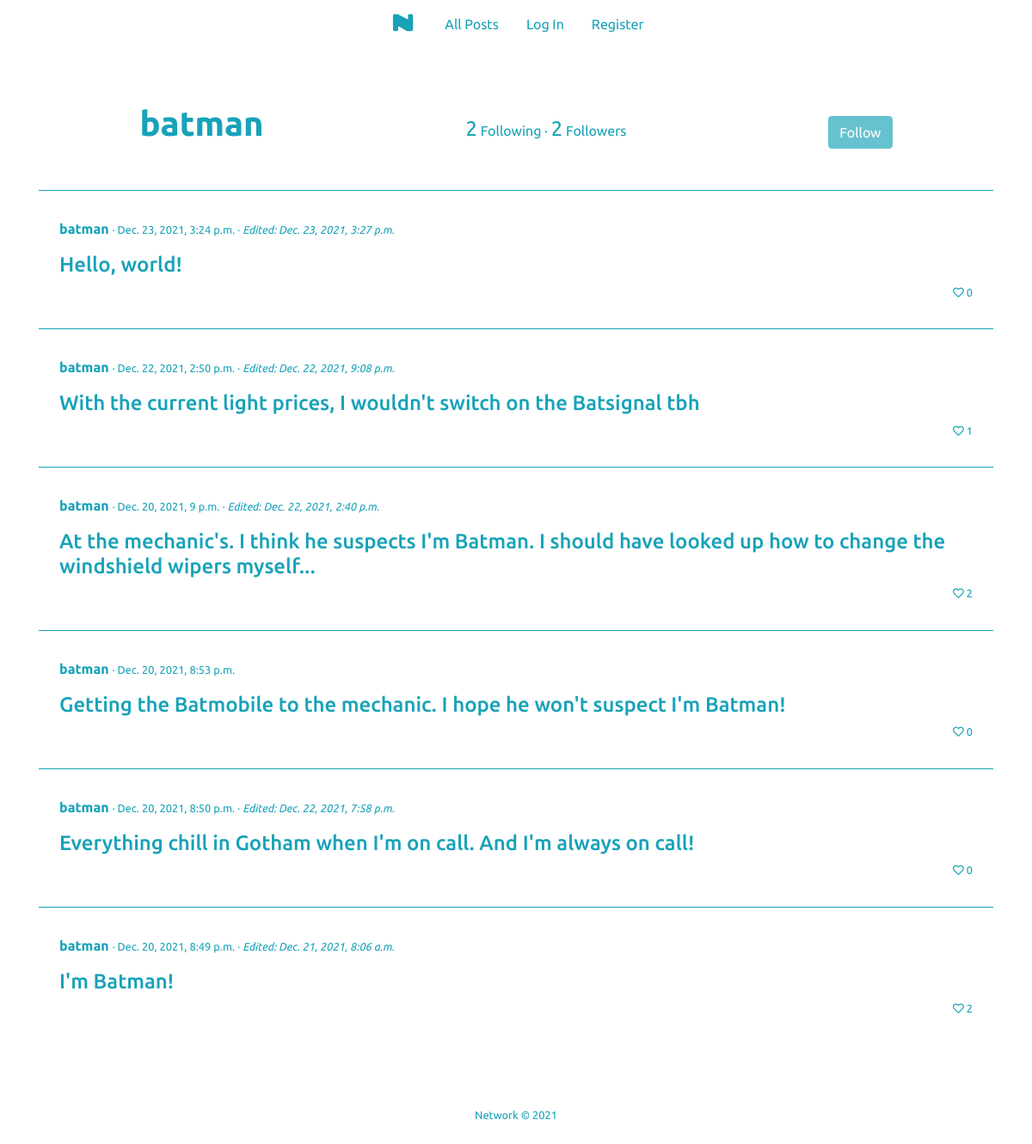
Screenshot of /network/profile/batman with the database file from the repository.
### network/models.py (models this page shows, shortened)
class User(AbstractUser):
    pass

class Post(models.Model):
    text = models.TextField(max_length=300)
    author = models.ForeignKey("User", on_delete=models.PROTECT, related_name="post_author")
    timestamp = models.DateTimeField(auto_now_add=True)
    modified = models.DateTimeField(auto_now=True)
    liked = models.ManyToManyField("User", blank=True, related_name="likedby")

### network/views.py (the view, shortened to what this page needs)
# urls.py: path("network/profile/<str:user>", views.profile, name="profile"),
def profile(request, user):
    profiler = User.objects.get(username=user)
    postslist = Post.objects.filter(author=profiler).order_by("-timestamp")
    paginator = Paginator(postslist, 10) # Show 10 posts per page.
    page = request.GET.get('page', 1)
    try:
        posts = paginator.page(page)
    except PageNotAnInteger:
        posts = paginator.page(1)
    except EmptyPage:
        posts = paginator.page(paginator.num_pages)
    following = Following.objects.filter(user_id=profiler).count()
    followers = Following.objects.filter(following=profiler).count()
    selfprofile = False
    isfollower = False
    return render(request, "network/profile.html", {
        "posts": posts,
        "profiler": profiler,
        "following": following,
        "followers": followers,
        "selfprofile": selfprofile,
        "isfollower": isfollower
    })

### network/templates/network/profile.html (shortened to what this page needs)
{% extends "network/layout.html" %}
{% load static %}
{% block body %}
    <div class="container mt-5 pt-3">
        <div class="flex-container text-center mb-5 text-info">
            <div><h1 class="mb-0 font-weight-bold" id="profiler">{{ profiler }}</h1></div>
            <div>
                <p class="mb-0"><span class="followersnum">{{ following }}</span> Following · <span class="followersnum">{{ followers }}</span> Followers</p>
            </div>
            <div>
                {% if user.is_authenticated %}
                    {% if selfprofile %}
                        <button id="follow-selfprofile" type="button" class="btn btn-info disabled no-drop">Follow</button>
                    {% else %}
                        {% if isfollower %}
                            <button id="unfollow" type="button" class="btn btn-info">Unfollow</button>
                        {% else %}
                            <button id="follow" type="button" class="btn btn-info">Follow</button>
                        {% endif %}
                    {% endif %}
                {% else %}
                    <button id="follow-notuser" type="button" class="btn btn-info disabled no-drop">Follow</button>
                {% endif %}
            </div>
        </div>
        {% for post in posts %}
        <div class="border border-info border-bottom-0 border-left-0 border-right-0 text-info mb-2">
            <div class="mt-4 py-2 px-4">
                <p>
                    <span class="font-weight-bold">{{ post.author }}</span>
                    {% if post.timestamp == post.modified %}
                        <span class="small"> · {{ post.timestamp }}</span>
                    {% else %}
                        <span class="small"> · {{ post.timestamp }} · <em>Edited: {{ post.modified }}</em></span>
                    {% endif %}
                </p>
                <h4 class="mt4">{{ post.text }}</h4>
                {% if user.is_authenticated %}
                    {% if user == post.author %}
                        <p class="small text-right">
                            <i class='far fa-heart heart like-author no-drop'></i> {{ post.liked.all.count }}
                        </p>
                    {% else %}
                        {% if user in post.liked.all %}
                            <p class="small text-right">
                                <i data-postid="{{ post.id }}" class='fas fa-heart text-danger heart heart-dislike'></i> {{ post.liked.all.count }}
                            </p>
                        {% else %}
                            <p class="small text-right">
                                <i data-postid="{{ post.id }}" class='far fa-heart heart heart-like'></i> {{ post.liked.all.count }}
                            </p>
                        {% endif %}
                    {% endif %}
                {% else %}
                    <p class="small text-right">
                        <i class='far fa-heart heart like-nonuser no-drop'></i> {{ post.liked.all.count }}
                    </p>
                {% endif %}
            </div>
        </div>
        {% endfor %}
    </div>
{% endblock %}

### network/templates/network/layout.html (shortened to what this page needs)
{% load static %}
<!DOCTYPE html>
<html lang="en">
    <head>
        <link rel="stylesheet" href="https://stackpath.bootstrapcdn.com/bootstrap/4.4.1/css/bootstrap.min.css">
        <link href="{% static 'network/styles.css' %}" rel="stylesheet">
        <link rel="stylesheet" href="https://use.fontawesome.com/releases/v5.7.0/css/all.css">
    </head>
    <body class="d-flex flex-column min-vh-100">
        <nav class="navbar navbar-expand-lg bg-white justify-content-center">
            <div>
              <ul class="navbar-nav mr-auto">
                <li class="nav-item"><a class="nav-link text-info" href="{% url 'index' %}"><img src="{% static 'network/logo-nobg-xs.png' %}" class="logonav"></a></li>
                <li class="nav-item">
                    <a class="nav-link text-info px-3" href="{% url 'allposts' %}">All Posts</a>
                </li>
                {% if user.is_authenticated %}
                    <li class="nav-item">
                        <a class="nav-link text-info px-3" href="{% url 'following' %}">Following</a>
                    </li>
                    <li class="nav-item">
                        <a class="nav-link text-info px-3" href="{% url 'logout' %}">Log Out</a>
                    </li>
                {% else %}
                    <li class="nav-item">
                        <a class="nav-link text-info px-3" href="{% url 'login' %}">Log In</a>
                    </li>
                    <li class="nav-item">
                        <a class="nav-link text-info px-3" href="{% url 'register' %}">Register</a>
                    </li>
                {% endif %}
              </ul>
            </div>
        </nav>
        <div class="body mb-5">
            {% block body %}
            {% endblock %}
        </div>
        <footer class="text-info text-center small mt-auto pt-4">Network &#169; 2021</footer>
    </body>
</html>

### network/static/network/styles.css (style rules this page uses)
:root { --blueinfo: #17a2b8; --blueinfohover: #138496; }
body { font-family: 'Ubuntu', sans-serif; }
footer { height: 100px; color: rgba(255,255,255,.5); }
.logonav { display: block; margin-left: auto; margin-right: auto; width: 50%; }
.flex-container { display: flex; flex-wrap: wrap; justify-content: space-around; align-items: baseline; }
.followersnum { font-size: 1.5rem; }

### rows the page displays
User: username "batman"
Post: author "batman", timestamp "Dec. 23, 2021, 3:24 p.m.", modified "Dec. 23, 2021, 3:27 p.m.", text "Hello, world!", liked.all.count "0"
Post: author "batman", timestamp "Dec. 22, 2021, 2:50 p.m.", modified "Dec. 22, 2021, 9:08 p.m.", text "With the current light prices, I wouldn't switch on the Batsignal tbh", liked.all.count "1"
Post: author "batman", timestamp "Dec. 20, 2021, 9 p.m.", modified "Dec. 22, 2021, 2:40 p.m.", text "At the mechanic's. I think he suspects I'm Batman. I should have looked up how to change the windshield wipers myself...", liked.all.count "2"
Post: author "batman", timestamp "Dec. 20, 2021, 8:53 p.m.", text "Getting the Batmobile to the mechanic. I hope he won't suspect I'm Batman!", liked.all.count "0"
Post: author "batman", timestamp "Dec. 20, 2021, 8:50 p.m.", modified "Dec. 22, 2021, 7:58 p.m.", text "Everything chill in Gotham when I'm on call. And I'm always on call!", liked.all.count "0"
Post: author "batman", timestamp "Dec. 20, 2021, 8:49 p.m.", modified "Dec. 21, 2021, 8:06 a.m.", text "I'm Batman!", liked.all.count "2"

### other values shown
{{ following }} "2"
{{ followers }} "2"
